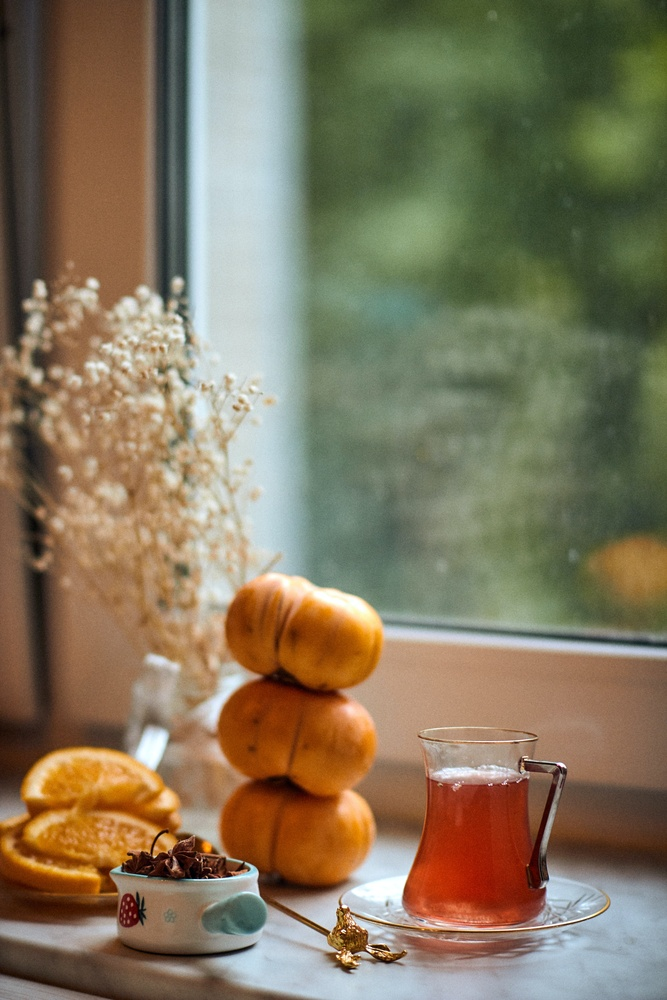
%> input picture Practica01_Operaciones_Basicas_con_Imagenes/img.jpg, 667 x 1000 px, shrunk from 3456 x 5184 before the run
$ octave ejercicio09_10.m   (GNU Octave 9; MATLAB toolbox functions it lacks are replaced by stand-ins)
%> lines starting %> are read from the running program, lines starting %| are printed output that depends on the picture; in (x1, y1, x2, y2) boxes, pixels count from 0 and x2, y2 are one past the last pixel; in counts of white or black regions, pixels touching at a corner belong together; the program's own positions count from 1
clc
close all

%% Lectura de imgen
img = imread("img.jpg");
%> img is the input picture: size 1000x667x3 uint8; mean R, G, B 130.6, 118.4, 93
figure(1);
imshow(img);

%% Conversion a gris
img_gris = rgb2gray(img);
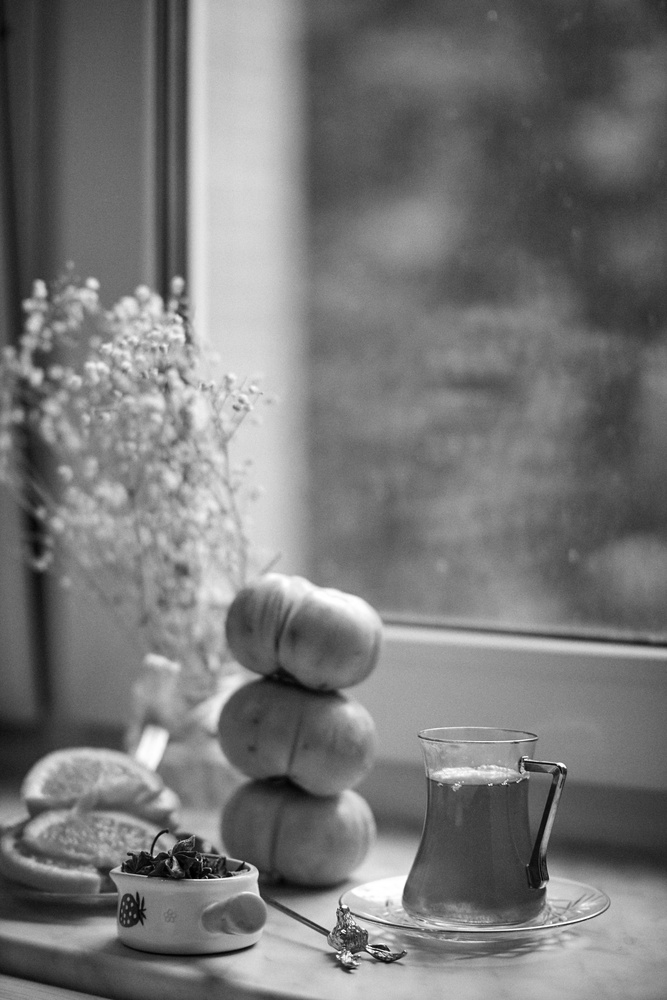
%> img_gris: size 1000x667 uint8; min 0, max 255, mean 119.2

% Visualizar imgen

%  figure(2);
%  imshow(img_bn);

%valor de pixel para el umbral
valor_de_pixel = 125;

% valor entre 0 y 1
umbral = valor_de_pixel/255;

% conversion a blanco y negro
img_bn = im2bw(img_gris,umbral);
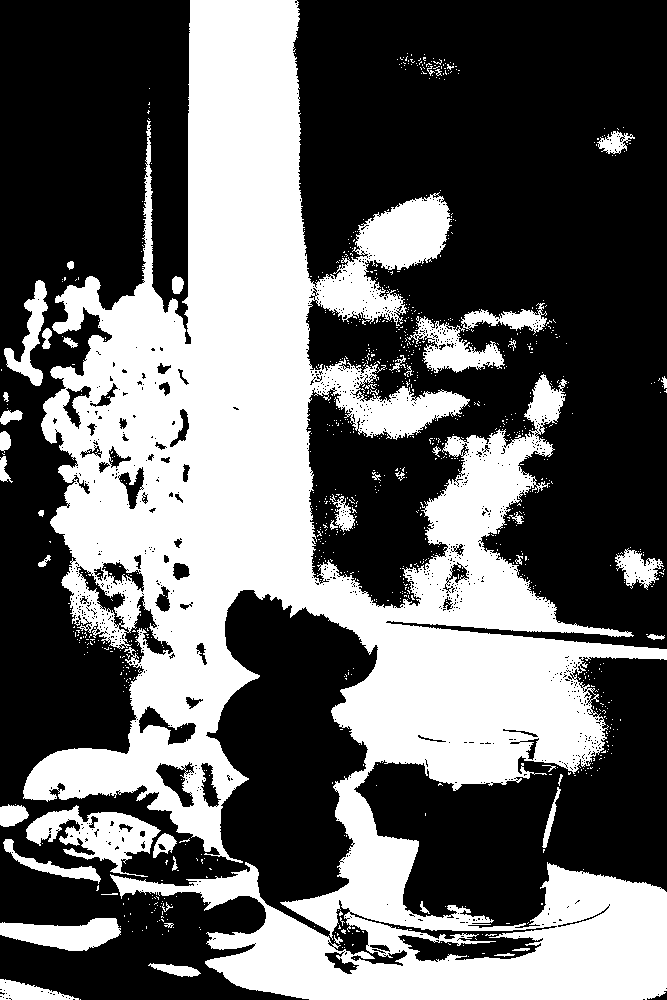
%> img_bn: size 1000x667 logical; 39.8% white; 997 white regions (946 under 20 px), largest, box (x1, y1, x2, y2) and area: (23, 0, 667, 1000) 244682, (26, 805, 161, 877) 4167, (407, 303, 547, 373) 3490

% Visualizar imgen
 figure(2);
 imshow(img_bn);
